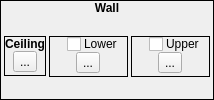
            <widget class="QFrame" name="frame_13">
             <property name="frameShape">
              <enum>QFrame::Box</enum>
             </property>
             <property name="frameShadow">
              <enum>QFrame::Plain</enum>
             </property>
             <layout class="QVBoxLayout" name="verticalLayout_26">
              <property name="spacing">
               <number>0</number>
              </property>
              <property name="margin">
               <number>0</number>
              </property>
              <item>
               <widget class="QLabel" name="label_15">
                <property name="sizePolicy">
                 <sizepolicy hsizetype="Preferred" vsizetype="Fixed">
                  <horstretch>0</horstretch>
                  <verstretch>0</verstretch>
                 </sizepolicy>
                </property>
                <property name="font">
                 <font>
                  <weight>75</weight>
                  <bold>true</bold>
                 </font>
                </property>
                <property name="text">
                 <string>Wall</string>
                </property>
                <property name="alignment">
                 <set>Qt::AlignCenter</set>
                </property>
               </widget>
              </item>
              <item>
               <widget class="QWidget" name="widget_17" native="true">
                <layout class="QVBoxLayout" name="verticalLayout_7">
                 <property name="spacing">
                  <number>3</number>
                 </property>
                 <property name="margin">
                  <number>3</number>
                 </property>
                 <item>
                  <layout class="QHBoxLayout" name="horizontalLayout_3">
                   <property name="spacing">
                    <number>3</number>
                   </property>
                   <item>
                    <widget class="QFrame" name="frame_9">
                     <property name="sizePolicy">
                      <sizepolicy hsizetype="Preferred" vsizetype="Fixed">
                       <horstretch>0</horstretch>
                       <verstretch>0</verstretch>
                      </sizepolicy>
                     </property>
                     <property name="frameShape">
                      <enum>QFrame::Box</enum>
                     </property>
                     <property name="frameShadow">
                      <enum>QFrame::Plain</enum>
                     </property>
                     <layout class="QVBoxLayout" name="verticalLayout_15">
                      <property name="spacing">
                       <number>0</number>
                      </property>
                      <property name="margin">
                       <number>0</number>
                      </property>
                      <item>
                       <widget class="QLabel" name="label_9">
                        <property name="sizePolicy">
                         <sizepolicy hsizetype="Preferred" vsizetype="Fixed">
                          <horstretch>0</horstretch>
                          <verstretch>0</verstretch>
                         </sizepolicy>
                        </property>
                        <property name="font">
                         <font>
                          <weight>75</weight>
                          <bold>true</bold>
                         </font>
                        </property>
                        <property name="text">
                         <string>Ceiling</string>
                        </property>
                        <property name="alignment">
                         <set>Qt::AlignCenter</set>
                        </property>
                       </widget>
                      </item>
                      <item>
                       <widget class="QWidget" name="widget_10" native="true">
                        <layout class="QHBoxLayout" name="horizontalLayout_5">
                         <property name="spacing">
                          <number>0</number>
                         </property>
                         <property name="leftMargin">
                          <number>0</number>
                         </property>
                         <property name="topMargin">
                          <number>0</number>
                         </property>
                         <property name="rightMargin">
                          <number>0</number>
                         </property>
                         <property name="bottomMargin">
                          <number>3</number>
                         </property>
                         <item>
                          <widget class="TileButton" name="tbCeilingTile">
                           <property name="enabled">
                            <bool>true</bool>
                           </property>
                           <property name="text">
                            <string>...</string>
                           </property>
                           <property name="icon">
                            <iconset resource="gui_icons.qrc">
                             <normaloff>:/icons/addtile.png</normaloff>:/icons/addtile.png</iconset>
                           </property>
                           <property name="iconSize">
                            <size>
                             <width>32</width>
                             <height>32</height>
                            </size>
                           </property>
                          </widget>
                         </item>
                        </layout>
                       </widget>
                      </item>
                     </layout>
                    </widget>
                   </item>
                   <item>
                    <widget class="QFrame" name="frame_11">
                     <property name="sizePolicy">
                      <sizepolicy hsizetype="Preferred" vsizetype="Fixed">
                       <horstretch>0</horstretch>
                       <verstretch>0</verstretch>
                      </sizepolicy>
                     </property>
                     <property name="frameShape">
                      <enum>QFrame::Box</enum>
                     </property>
                     <property name="frameShadow">
                      <enum>QFrame::Plain</enum>
                     </property>
                     <layout class="QVBoxLayout" name="verticalLayout_16">
                      <property name="spacing">
                       <number>0</number>
                      </property>
                      <property name="margin">
                       <number>0</number>
                      </property>
                      <item>
                       <widget class="QWidget" name="widget_4" native="true">
                        <property name="sizePolicy">
                         <sizepolicy hsizetype="Preferred" vsizetype="Fixed">
                          <horstretch>0</horstretch>
                          <verstretch>0</verstretch>
                         </sizepolicy>
                        </property>
                        <property name="styleSheet">
                         <string notr="true">.QWidget
{
	border-width: 1px;
	border-style: solid;
	border-color: palette(window-text);
	background-color: palette(window-text);
}

.QWidget&gt;QLabel
{
	border-width: 0px;
	background-color: palette(window-text);
	color: palette(window);
	font-weight: bold;
}</string>
                        </property>
                        <layout class="QHBoxLayout" name="horizontalLayout_9">
                         <property name="spacing">
                          <number>3</number>
                         </property>
                         <property name="margin">
                          <number>0</number>
                         </property>
                         <item>
                          <spacer name="horizontalSpacer_3">
                           <property name="orientation">
                            <enum>Qt::Horizontal</enum>
                           </property>
                           <property name="sizeHint" stdset="0">
                            <size>
                             <width>17</width>
                             <height>15</height>
                            </size>
                           </property>
                          </spacer>
                         </item>
                         <item>
                          <widget class="QCheckBox" name="cbUseLowerWall">
                           <property name="sizePolicy">
                            <sizepolicy hsizetype="Fixed" vsizetype="Fixed">
                             <horstretch>0</horstretch>
                             <verstretch>0</verstretch>
                            </sizepolicy>
                           </property>
                           <property name="text">
                            <string/>
                           </property>
                          </widget>
                         </item>
                         <item>
                          <widget class="QLabel" name="label">
                           <property name="sizePolicy">
                            <sizepolicy hsizetype="Fixed" vsizetype="Fixed">
                             <horstretch>0</horstretch>
                             <verstretch>0</verstretch>
                            </sizepolicy>
                           </property>
                           <property name="text">
                            <string>Lower</string>
                           </property>
                          </widget>
                         </item>
                         <item>
                          <spacer name="horizontalSpacer_4">
                           <property name="orientation">
                            <enum>Qt::Horizontal</enum>
                           </property>
                           <property name="sizeHint" stdset="0">
                            <size>
                             <width>10</width>
                             <height>15</height>
                            </size>
                           </property>
                          </spacer>
                         </item>
                        </layout>
                       </widget>
                      </item>
                      <item>
                       <widget class="QWidget" name="widget_11" native="true">
                        <layout class="QHBoxLayout" name="horizontalLayout_6">
                         <property name="spacing">
                          <number>0</number>
                         </property>
                         <property name="leftMargin">
                          <number>0</number>
                         </property>
                         <property name="topMargin">
                          <number>0</number>
                         </property>
                         <property name="rightMargin">
                          <number>0</number>
                         </property>
                         <property name="bottomMargin">
                          <number>3</number>
                         </property>
                         <item>
                          <widget class="TileButton" name="tbLowerWallTile">
                           <property name="text">
                            <string>...</string>
                           </property>
                           <property name="icon">
                            <iconset resource="gui_icons.qrc">
                             <normaloff>:/icons/addtile.png</normaloff>:/icons/addtile.png</iconset>
                           </property>
                           <property name="iconSize">
                            <size>
                             <width>32</width>
                             <height>32</height>
                            </size>
                           </property>
                          </widget>
                         </item>
                        </layout>
                       </widget>
                      </item>
                     </layout>
                    </widget>
                   </item>
                   <item>
                    <widget class="QFrame" name="frame_15">
                     <property name="sizePolicy">
                      <sizepolicy hsizetype="Preferred" vsizetype="Fixed">
                       <horstretch>0</horstretch>
                       <verstretch>0</verstretch>
                      </sizepolicy>
                     </property>
                     <property name="frameShape">
                      <enum>QFrame::Box</enum>
                     </property>
                     <property name="frameShadow">
                      <enum>QFrame::Plain</enum>
                     </property>
                     <layout class="QVBoxLayout" name="verticalLayout_27">
                      <property name="spacing">
                       <number>0</number>
                      </property>
                      <property name="margin">
                       <number>0</number>
                      </property>
                      <item>
                       <widget class="QWidget" name="widget_5" native="true">
                        <property name="sizePolicy">
                         <sizepolicy hsizetype="Preferred" vsizetype="Fixed">
                          <horstretch>0</horstretch>
                          <verstretch>0</verstretch>
                         </sizepolicy>
                        </property>
                        <property name="styleSheet">
                         <string notr="true">.QWidget
{
	border-width: 1px;
	border-style: solid;
	border-color: palette(window-text);
	background-color: palette(window-text);
}

.QWidget&gt;QLabel
{
	border-width: 0px;
	background-color: palette(window-text);
	color: palette(window);
	font-weight: bold;
}</string>
                        </property>
                        <layout class="QHBoxLayout" name="horizontalLayout_10">
                         <property name="spacing">
                          <number>3</number>
                         </property>
                         <property name="margin">
                          <number>0</number>
                         </property>
                         <item>
                          <spacer name="horizontalSpacer_5">
                           <property name="orientation">
                            <enum>Qt::Horizontal</enum>
                           </property>
                           <property name="sizeHint" stdset="0">
                            <size>
                             <width>17</width>
                             <height>15</height>
                            </size>
                           </property>
                          </spacer>
                         </item>
                         <item>
                          <widget class="QCheckBox" name="cbUseUpperWall">
                           <property name="sizePolicy">
                            <sizepolicy hsizetype="Fixed" vsizetype="Fixed">
                             <horstretch>0</horstretch>
                             <verstretch>0</verstretch>
                            </sizepolicy>
                           </property>
                           <property name="text">
                            <string/>
                           </property>
                          </widget>
                         </item>
                         <item>
                          <widget class="QLabel" name="label_3">
                           <property name="sizePolicy">
                            <sizepolicy hsizetype="Fixed" vsizetype="Fixed">
                             <horstretch>0</horstretch>
                             <verstretch>0</verstretch>
                            </sizepolicy>
                           </property>
                           <property name="text">
                            <string>Upper</string>
                           </property>
                          </widget>
                         </item>
                         <item>
                          <spacer name="horizontalSpacer_6">
                           <property name="orientation">
                            <enum>Qt::Horizontal</enum>
                           </property>
                           <property name="sizeHint" stdset="0">
                            <size>
                             <width>10</width>
                             <height>15</height>
                            </size>
                           </property>
                          </spacer>
                         </item>
                        </layout>
                       </widget>
                      </item>
                      <item>
                       <widget class="QWidget" name="widget_19" native="true">
                        <layout class="QHBoxLayout" name="horizontalLayout_13">
                         <property name="spacing">
                          <number>0</number>
                         </property>
                         <property name="leftMargin">
                          <number>0</number>
                         </property>
                         <property name="topMargin">
                          <number>0</number>
                         </property>
                         <property name="rightMargin">
                          <number>0</number>
                         </property>
                         <property name="bottomMargin">
                          <number>3</number>
                         </property>
                         <item>
                          <widget class="TileButton" name="tbUpperWallTile">
                           <property name="text">
                            <string>...</string>
                           </property>
                           <property name="icon">
                            <iconset resource="gui_icons.qrc">
                             <normaloff>:/icons/addtile.png</normaloff>:/icons/addtile.png</iconset>
                           </property>
                           <property name="iconSize">
                            <size>
                             <width>32</width>
                             <height>32</height>
                            </size>
                           </property>
                          </widget>
                         </item>
                        </layout>
                       </widget>
                      </item>
                     </layout>
                    </widget>
                   </item>
                  </layout>
                 </item>
                </layout>
               </widget>
              </item>
             </layout>
            </widget>
